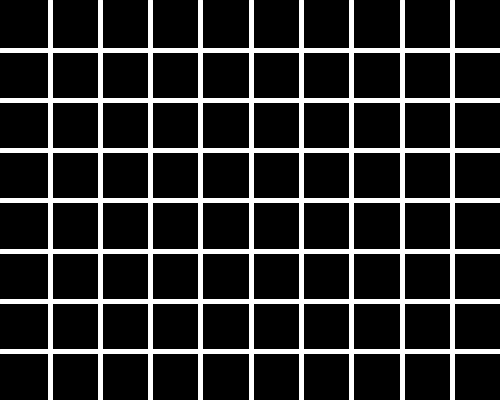
Frame 1 (no input)
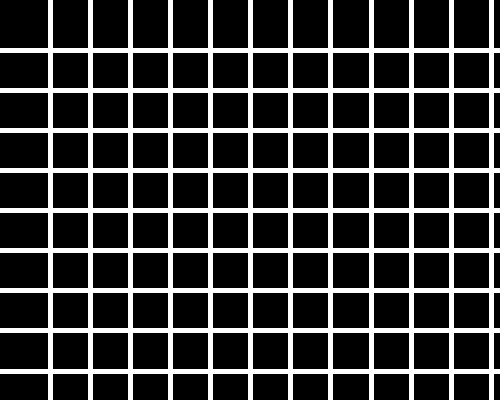
Frame 60 (the mouse pressed at the canvas centre just before this capture)
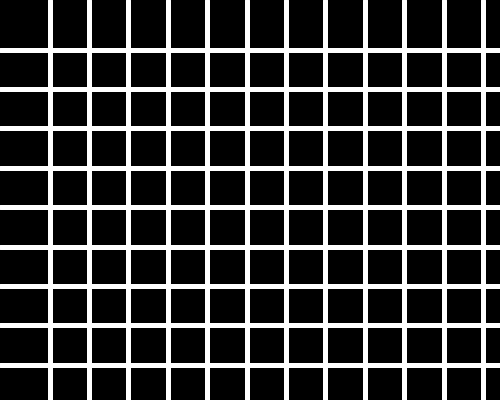
Frame 120 (the mouse held since frame 60 and released just before this capture)

The Processing sketch that drew these frames (run headless with seeded random() and noise(); from frame 60 on, the mouse is pressed at the canvas centre):

// Processing sketch: line_with_if____while
// ── line_with_if____while.pde
float i=50;
float j=50;
float k=50;
void setup()
{size(500,400);
}
void draw()
{
  background(0);
  k=k+random(-1,1);
  stroke(255);
  strokeWeight(5);
  
  i=50;
  while(i<width)
  {line(i,0,i,height);
  i=i+k;
  }
  j=50;
while(j<height)
{line(0,j,width,j);
j=j+k;
}
}
